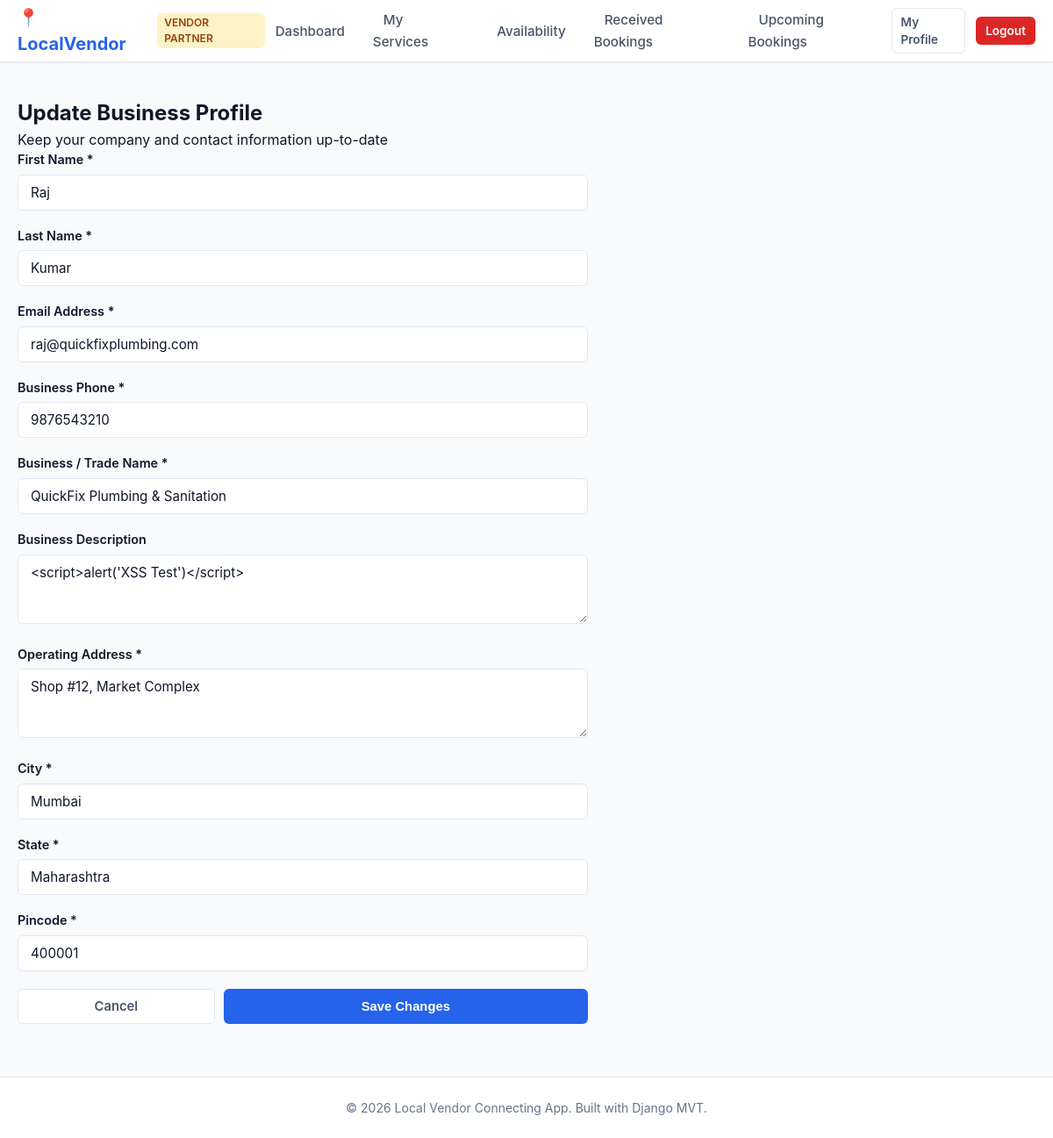
The page /vendor/profile/edit/ (signed in) on the database its author committed.
### accounts/models.py (models this page shows, shortened)
class User(AbstractUser):
    CUSTOMER = 'customer'
    VENDOR = 'vendor'
    ADMIN = 'admin'
    USER_TYPE_CHOICES = [
        (CUSTOMER, 'Customer'),
        (VENDOR, 'Vendor'),
        (ADMIN, 'Admin'),
    ]
    user_type = models.CharField(
        max_length=10,
        choices=USER_TYPE_CHOICES,
        default=CUSTOMER,
    )

class VendorProfile(models.Model):
    PENDING = 'pending'
    APPROVED = 'approved'
    REJECTED = 'rejected'
    VERIFICATION_CHOICES = [
        (PENDING, 'Pending'),
        (APPROVED, 'Approved'),
        (REJECTED, 'Rejected'),
    ]
    user = models.OneToOneField(User, on_delete=models.CASCADE, related_name='vendor_profile')
    phone = models.CharField(max_length=15)
    business_name = models.CharField(max_length=200)
    business_description = models.TextField(blank=True)
    business_address = models.TextField()
    city = models.CharField(max_length=100)
    state = models.CharField(max_length=100)
    pincode = models.CharField(max_length=10)
    profile_picture = models.ImageField(upload_to=profile_picture_upload_path, blank=True, null=True)
    verification_status = models.CharField(max_length=10, choices=VERIFICATION_CHOICES, default=PENDING)
    rejection_reason = models.TextField(blank=True)
    is_active_vendor = models.BooleanField(default=True)
    created_at = models.DateTimeField(auto_now_add=True)
    updated_at = models.DateTimeField(auto_now=True)

### vendor/views.py (the view)
# urls.py: path('profile/edit/', views.edit_profile, name='edit_profile'),
@vendor_required
def edit_profile(request):
    vendor = request.user.vendor_profile
    if request.method == 'POST':
        form = VendorProfileEditForm(request.POST)
        if form.is_valid():
            request.user.first_name = form.cleaned_data['first_name']
            request.user.last_name = form.cleaned_data['last_name']
            request.user.email = form.cleaned_data['email']
            request.user.save()
            vendor.phone = form.cleaned_data['phone']
            vendor.business_name = form.cleaned_data['business_name']
            vendor.business_description = form.cleaned_data.get('business_description', '')
            vendor.business_address = form.cleaned_data['business_address']
            vendor.city = form.cleaned_data['city']
            vendor.state = form.cleaned_data['state']
            vendor.pincode = form.cleaned_data['pincode']
            vendor.save()
            messages.success(request, 'Profile updated successfully!')
            return redirect('vendor:profile')
    else:
        form = VendorProfileEditForm(initial={
            'first_name': request.user.first_name,
            'last_name': request.user.last_name,
            'email': request.user.email,
            'phone': vendor.phone,
            'business_name': vendor.business_name,
            'business_description': vendor.business_description,
            'business_address': vendor.business_address,
            'city': vendor.city,
            'state': vendor.state,
            'pincode': vendor.pincode,
        })
    context = {
        'form': form,
    }
    return render(request, 'vendor/edit_profile.html', context)

### templates/vendor/edit_profile.html (shortened to what this page needs)
{% extends 'vendor/vendor_base.html' %}
{% block content %}
<div class="auth-wrapper" style="padding: 10px 0;">
    <div class="auth-card" style="max-width: 650px;">
        <div class="auth-header">
            <h2 class="auth-title">Update Business Profile</h2>
            <p class="auth-subtitle">Keep your company and contact information up-to-date</p>
        </div>
        <form method="POST" action="{% url 'vendor:edit_profile' %}">
            <div class="form-row">
                <div class="form-group">
                    <label class="form-label">First Name *</label>
                    {{ form.first_name }}
                </div>
                <div class="form-group">
                    <label class="form-label">Last Name *</label>
                    {{ form.last_name }}
                </div>
            </div>
            <div class="form-row">
                <div class="form-group">
                    <label class="form-label">Email Address *</label>
                    {{ form.email }}
                </div>
                <div class="form-group">
                    <label class="form-label">Business Phone *</label>
                    {{ form.phone }}
                </div>
            </div>
            <div class="form-group">
                <label class="form-label">Business / Trade Name *</label>
                {{ form.business_name }}
            </div>
            <div class="form-group">
                <label class="form-label">Business Description</label>
                {{ form.business_description }}
            </div>
            <div class="form-group">
                <label class="form-label">Operating Address *</label>
                {{ form.business_address }}
            </div>
            <div class="form-row">
                <div class="form-group">
                    <label class="form-label">City *</label>
                    {{ form.city }}
                </div>
                <div class="form-group">
                    <label class="form-label">State *</label>
                    {{ form.state }}
                </div>
                <div class="form-group">
                    <label class="form-label">Pincode *</label>
                    {{ form.pincode }}
                </div>
            </div>
            <div style="display: flex; gap: 10px; margin-top: 20px;">
                <a href="{% url 'vendor:profile' %}" class="btn btn-secondary" style="flex: 1;">Cancel</a>
                <button type="submit" class="btn btn-primary" style="flex: 2;">Save Changes</button>
            </div>
        </form>
    </div>
</div>
{% endblock %}

### static/css/base.css (style rules this page uses)
:root { --primary: #2563eb; --primary-hover: #1d4ed8; --primary-light: #eff6ff; --secondary: #475569; --success: #16a34a; --warning: #d97706; --danger: #dc2626; --bg-main: #f8fafc; --surface: #ffffff; --text-main: #0f172a; --text-muted: #64748b; --border: #e2e8f0; --border-focus: #93c5fd; --radius-sm: 6px; --radius-md: 10px; --radius-lg: 16px; --shadow-sm: 0 1px 2px 0 rgba(0, 0, 0, 0.05); --shadow-md: 0 4px 6px -1px rgba(0, 0, 0, 0.1), 0 2px 4px -2px rgba(0, 0, 0, 0.05); --shadow-lg: 0 10px 15px -3px rgba(0, 0, 0, 0.1), 0 4px 6px -4px rgba(0, 0, 0, 0.05); --font: -apple-system, BlinkMacSystemFont, "Segoe UI", Roboto, "Helvetica Neue", Arial, sans-serif; }
* { box-sizing: border-box; margin: 0; padding: 0; }
body { font-family: var(--font); background-color: var(--bg-main); color: var(--text-main); line-height: 1.5; min-height: 100vh; display: flex; flex-direction: column; }
a { color: var(--primary); text-decoration: none; transition: color 0.15s ease-in-out; }
.btn { display: inline-flex; align-items: center; justify-content: center; padding: 8px 16px; font-size: 0.925rem; font-weight: 600; border-radius: var(--radius-sm); border: 1px solid transparent; cursor: pointer; transition: all 0.15s ease-in-out; text-decoration: none; }
.btn-primary { background-color: var(--primary); color: #ffffff; }
.btn-secondary { background-color: var(--surface); color: var(--secondary); border-color: var(--border); }
.form-group { margin-bottom: 18px; }
.form-label { display: block; font-weight: 600; font-size: 0.9rem; color: var(--text-main); margin-bottom: 6px; }
.form-input, .form-select, .form-textarea { width: 100%; padding: 10px 14px; border: 1px solid var(--border); border-radius: var(--radius-sm); font-size: 0.95rem; color: var(--text-main); background-color: var(--surface); font-family: inherit; transition: border-color 0.15s, box-shadow 0.15s; }

### rows shown on the page
User: first_name "Raj", last_name "Kumar", email "raj@quickfixplumbing.com"
VendorProfile: phone "9876543210", business_name "QuickFix Plumbing & Sanitation", business_description "<script>alert('XSS Test')</script>", business_address "Shop #12, Market Complex", city "Mumbai", state "Maharashtra", pincode "400001"
